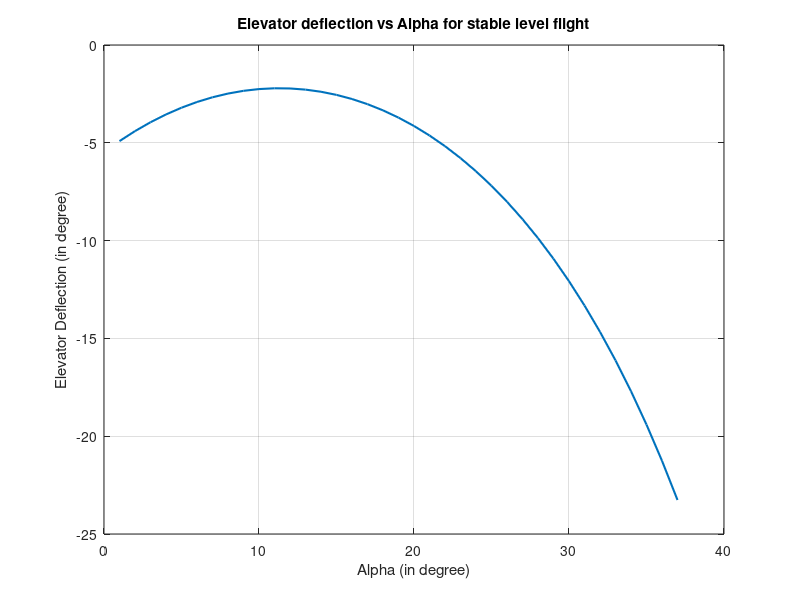
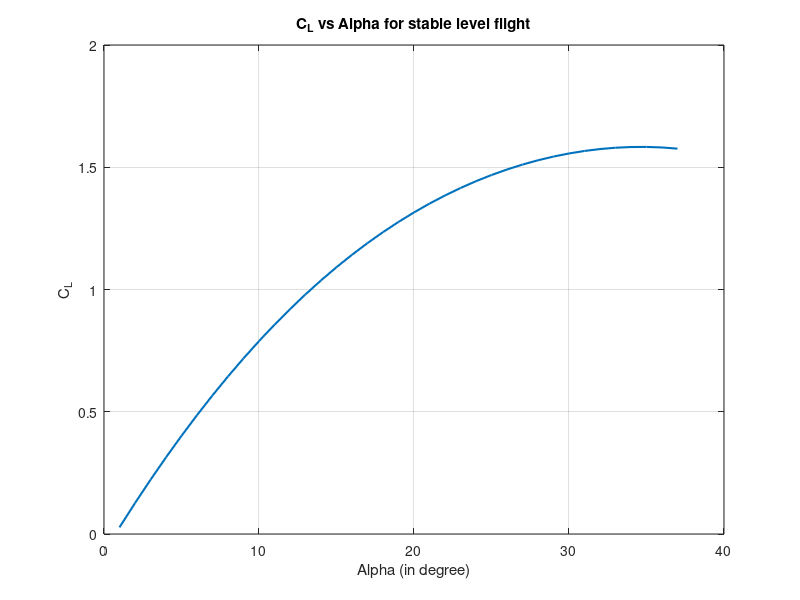
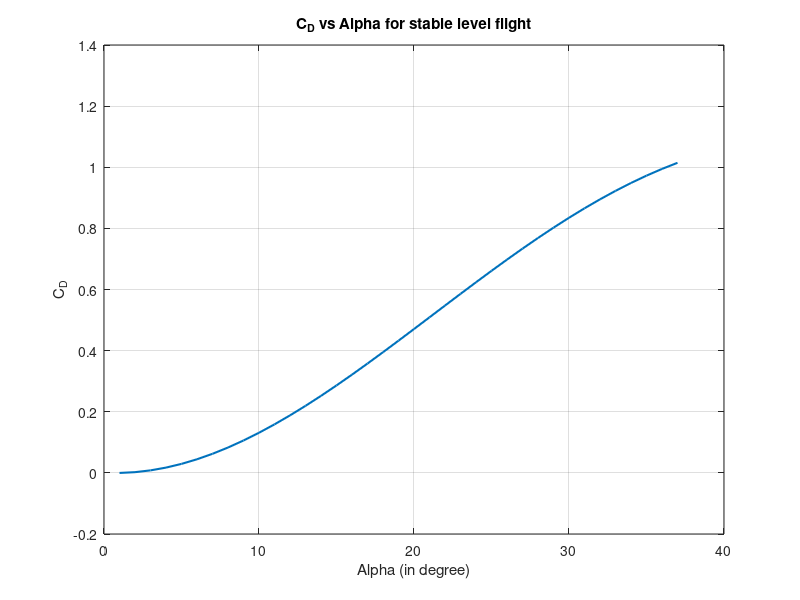
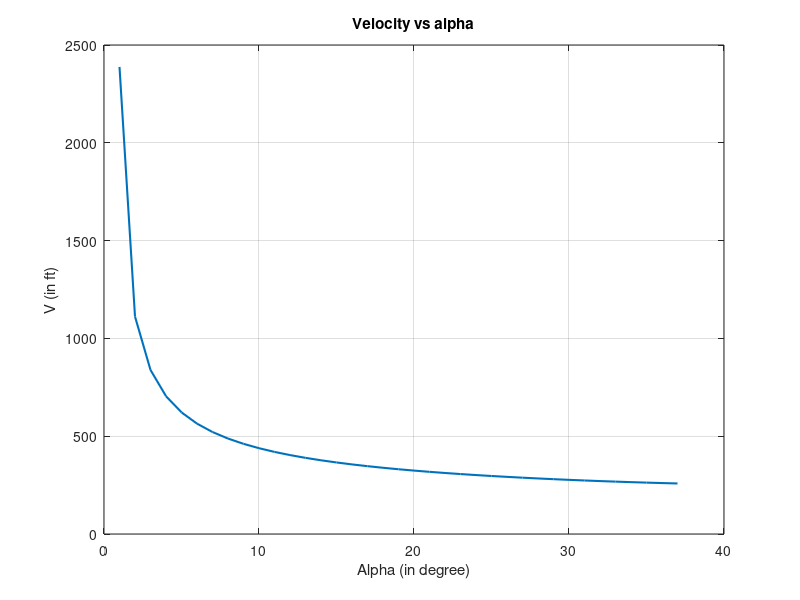

MATLAB code for these plots, in order:
% For calculating the alpha for a given elevator deflection for steady
% level flight. 
% clc;
% clear;
% close all;

load('FA_18_Parameters.mat');

points = 37;

alpha = 1:points;
del_stab = zeros(1,points);
alpha = deg2rad(alpha);

%% Zero moment calculation for alpa, del_stab

% Del_Stab - Alpha 

for i = 1:points
    Cma     =  F18Aero.Cma_0 + F18Aero.Cma_1*alpha(i) + F18Aero.Cma_2*alpha(i)^2; 
    Cmds    =  F18Aero.Cmds_0 + F18Aero.Cmds_1*alpha(i) + F18Aero.Cmds_2*alpha(i)^2; 
    del_stab(i) = -Cma/Cmds;
end

%% Lift and Drag Coefficient Calculations

C_lift = zeros(1,points);
C_drag = zeros(1,points);

for i = 1:points
    CLds = F18Aero.CLds_0 + F18Aero.CLds_1*alpha(i) + F18Aero.CLds_2*alpha(i)^2 ...
            + F18Aero.CLds_3*alpha(i)^3;
    CLa = (-0.0204 + 5.677*alpha(i) - 5.4246*alpha(i)^2 + 1.1645*alpha(i)^3);
    C_lift(i) = CLa +  CLds*del_stab(i);
end

for i = 1:points
    Cdds = F18Aero.Cdds_0 + F18Aero.Cdds_1*alpha(i)+ F18Aero.Cdds_2*alpha(i)^2 ...
           + F18Aero.Cdds_3*alpha(i)^3;  
    Cd0 = 1.5036;
    Cda = (-1.4994 - 0.1995*alpha(i) + 6.3971*alpha(i)^2 - 5.7341*alpha(i)^3 + ....
               1.4610*alpha(i)^4);
    C_drag(i) = Cda + Cd0 + Cdds*del_stab(i) ;
end

%% Thrust and Velocity Calculations

V = zeros(1,points);

for i = 1:points
    tantheta = tan(alpha(i));
    V(i) = sqrt(2*m*g/rho/S/tantheta/(C_drag(i) + C_lift(i)/tantheta));
end

T = zeros(1,points);

for i = 1:points
    costheta = cos(alpha(i));
    T(i) = C_drag(i)*0.5*rho*V(i)^2*S/costheta;
end

%% Plotting

for i = 1:points
    if del_stab(i) < -deg2rad(24)
        del_stab(i) = -deg2rad(24);
    end
end

% Elevator Angle vs Alpha
figure(1);
plot(rad2deg(alpha),rad2deg(del_stab),'LineWidth',1.5);
grid on;
hold on;
% plot(15.29,-2.606,'+');
xlabel('Alpha (in degree)');
ylabel('Elevator Deflection (in degree)');
title('Elevator deflection vs Alpha for stable level flight');
hold off;

% C_L vs Alpha
figure(2);
plot(rad2deg(alpha),C_lift,'LineWidth',1.5);
grid on;
xlabel('Alpha (in degree)');
ylabel('C_L');
title('C_L vs Alpha for stable level flight');

% C_D vs Alpha
figure(3);
plot(rad2deg(alpha),C_drag,'LineWidth',1.5);
grid on;
xlabel('Alpha (in degree)');
ylabel('C_D');
title('C_D vs Alpha for stable level flight');

% C_L vs C_D
figure(4);
plot(C_drag,C_lift,'LineWidth',1.5);
grid on;
xlabel('C_D');
ylabel('C_L');
title('C_L vs C_D');

% V vs alpha
figure(4);
plot(rad2deg(alpha),V,'LineWidth',1.5);
hold on;
% plot(15.29,350,'+');
grid on;
xlabel('Alpha (in degree)');
ylabel('V (in ft)');
title('Velocity vs alpha');

% T vs alpha
figure(5);
plot(rad2deg(alpha),T,'LineWidth',1.5);
grid on;
xlabel('Alpha (in degree)');
ylabel('T (in lbs)');
title('Thrust vs alpha');
